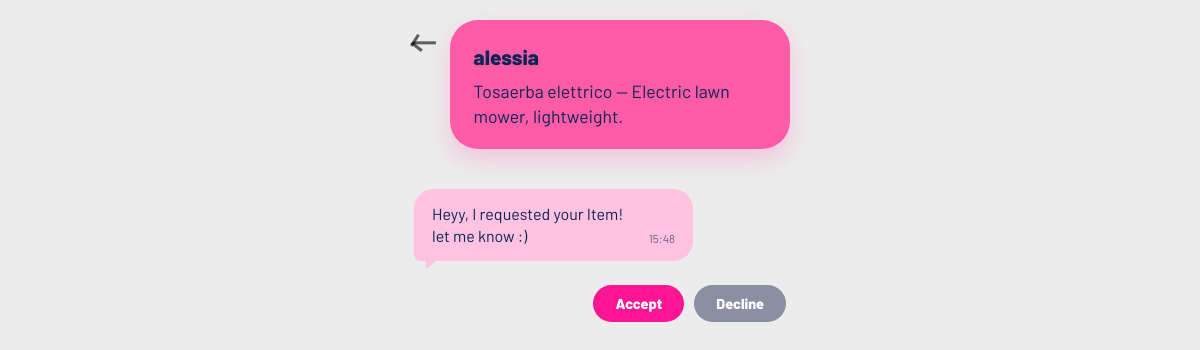
The app's page /chat/18 (signed in), older data.
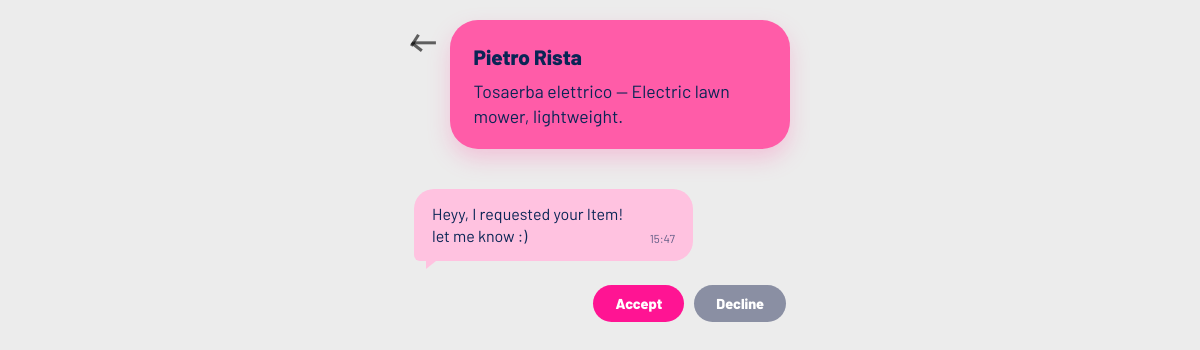
The same page, newer data.
### tables this page shows
CREATE TABLE users (
                id INTEGER PRIMARY KEY AUTOINCREMENT,
                username TEXT UNIQUE NOT NULL,
                email TEXT UNIQUE,
                password TEXT NOT NULL,
                location TEXT,
                categories TEXT
            , photo TEXT, latitude REAL, longitude REAL);

CREATE TABLE messages (
            id INTEGER PRIMARY KEY AUTOINCREMENT,
            request_id INTEGER NOT NULL,
            sender_id INTEGER NOT NULL,
            content TEXT NOT NULL,
            created_at TIMESTAMP DEFAULT CURRENT_TIMESTAMP,
            FOREIGN KEY (request_id) REFERENCES requests (id),
            FOREIGN KEY (sender_id) REFERENCES "users_old" (id)
        );

### app.py (the view)
@app.route('/chat/<int:request_id>')
def chat(request_id):
    if 'user_id' not in session:
        return redirect(url_for('login'))
    conn = get_db_connection()
    cursor = conn.cursor()
    cursor.execute('''
        SELECT r.*, i.name as item_name, i.photo as item_photo, i.description as item_description, i.owner_id,
               (SELECT username FROM users WHERE id = i.owner_id) as requester_name,
               (SELECT username FROM users WHERE id = r.borrower_id) as borrower_name
        FROM requests r
        JOIN items i ON r.item_id = i.id
        WHERE r.id = ?
    ''', (request_id,))
    request_data = cursor.fetchone()
    if not request_data or (request_data['owner_id'] != session['user_id'] and
                           request_data['borrower_id'] != session['user_id']):
        conn.close()
        return "Unauthorized", 403
    is_owner = request_data['owner_id'] == session['user_id']
    if is_owner:
        chat_partner = request_data['borrower_name']
    else:
        chat_partner = request_data['requester_name']
    cursor.execute('''
        SELECT m.*, u.username as sender_name
        FROM messages m
        JOIN users u ON m.sender_id = u.id
        WHERE m.request_id = ?
        ORDER BY m.created_at ASC
    ''', (request_id,))
    messages = []
    for row in cursor.fetchall():
        msg = dict(row)
        msg['created_at'] = format_message_time(row['created_at'])
        messages.append(msg)
    conn.close()
    return render_template('chat.html',
                         chat_request=request_data,
                         chat_partner=chat_partner,
                         messages=messages,
                         request_id=request_id,
                         is_owner=is_owner)

### app.py (called while the page is built)
def get_db_connection():
    conn = sqlite3.connect(DATABASE)
    conn.row_factory = sqlite3.Row
    conn.create_function('distance_km', 4, haversine_km)
    return conn

@app.context_processor
def inject_current_user_photo():
    if 'user_id' not in session:
        return {'current_user_photo': None}
    conn = get_db_connection()
    cursor = conn.cursor()
    cursor.execute('SELECT photo FROM users WHERE id = ?', (session['user_id'],))
    row = cursor.fetchone()
    conn.close()
    return {'current_user_photo': row['photo'] if row else None}

def format_message_time(value):
    if not value:
        return ''
    try:
        ts = datetime.strptime(value, '%Y-%m-%d %H:%M:%S')
    except (TypeError, ValueError):
        return value
    return ts.strftime('%H:%M')

### templates/chat.html (shortened to what this page needs)
<!DOCTYPE html>
<html lang="en">
<head>
    <link rel="stylesheet" href="{{ url_for('static', filename='style.css') }}">
</head>
<body class="chat-page">
    <div class="container">
        <header class="chat-header">
            <a href="{{ url_for('chat_index') }}" class="chat-back" aria-label="Back"><span class="icon icon-back" aria-hidden="true"></span></a>
            <section class="chat-card-summary">
                <div class="chat-summary-name">{{ chat_partner }}</div>
                <p class="chat-summary-text">{{ chat_request.item_name }}{% if chat_request.item_description %} &mdash; {{ chat_request.item_description }}{% endif %}</p>
            </section>
        </header>
        <main>
            <div class="chat-messages">
                {% if messages %}
                    {% for msg in messages %}
                    <div class="message {% if msg.sender_id == session['user_id'] %}own{% else %}other{% endif %}">
                        <div class="message-body">
                            <p class="message-content">{{ msg.content }}</p>
                            <span class="timestamp">{{ msg.created_at }}</span>
                        </div>
                    </div>
                    {% endfor %}
                {% else %}
                    <p class="no-messages">No messages yet. Start the conversation!</p>
                {% endif %}
                {% if chat_request.status == 'pending' and is_owner %}
                <div class="chat-respond-row">
                    <form method="POST" action="{{ url_for('respond_request', request_id=request_id) }}">
                        <button type="submit" class="chat-respond-btn accept">Accept</button>
                    </form>
                    <form method="POST" action="{{ url_for('respond_request', request_id=request_id) }}">
                        <button type="submit" class="chat-respond-btn decline">Decline</button>
                    </form>
                </div>
                {% endif %}
            </div>
        </main>
    </div>
</body>
</html>

Row changes from the older to the newer data that the page shows:
no longer on this page (row edited): users: username "alessia"
now on this page (row unchanged): users: username "Pietro Rista"
changed messages "Heyy, I requested your Item! let me know :)": created_at "15:48" → "15:47"
